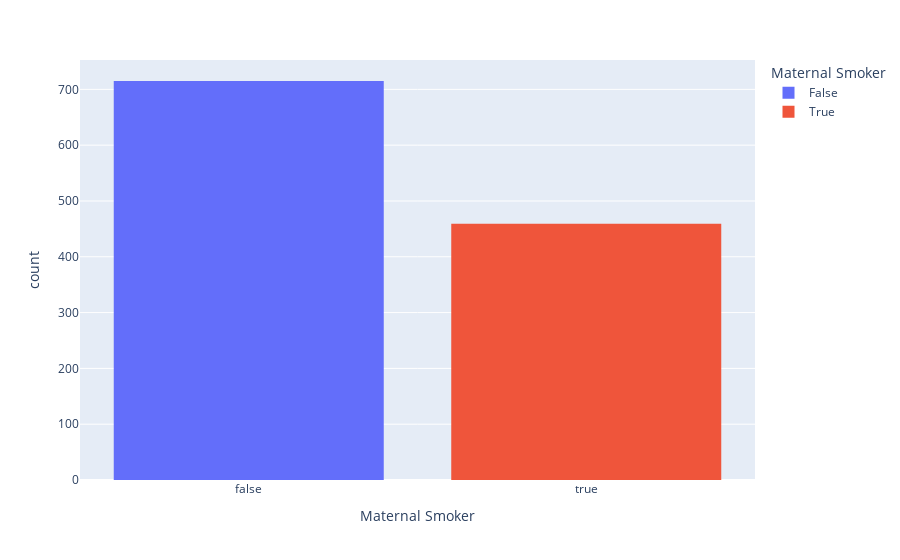

Notebook cell for this chart:
### Markdown cell above
### plotly (plots are interactive)

### Code cell
import plotly.express as px
px.histogram(births,x="Maternal Smoker",color = "Maternal Smoker")

### Figure 1 — Plotly figure (JSON) as saved in the notebook; plotly's stock layout.template omitted (floating-point values rounded to 4 significant figures; data arrays with more than 128 entries replaced by an {"elided": "..."} marker saying what was removed)
{"data": [{"alignmentgroup": "True", "bingroup": "x", "hovertemplate": "Maternal Smoker=%{x}<br>count=%{y}<extra></extra>", "legendgroup": "False", "marker": {"color": "#636efa", "pattern": {"shape": ""}}, "name": "False", "offsetgroup": "False", "orientation": "v", "showlegend": true, "type": "histogram", "x": {"elided": "715 bool values"}, "xaxis": "x", "yaxis": "y"}, {"alignmentgroup": "True", "bingroup": "x", "hovertemplate": "Maternal Smoker=%{x}<br>count=%{y}<extra></extra>", "legendgroup": "True", "marker": {"color": "#EF553B", "pattern": {"shape": ""}}, "name": "True", "offsetgroup": "True", "orientation": "v", "showlegend": true, "type": "histogram", "x": {"elided": "459 bool values"}, "xaxis": "x", "yaxis": "y"}], "layout": {"autosize": true, "barmode": "relative", "legend": {"title": {"text": "Maternal Smoker"}, "tracegroupgap": 0}, "margin": {"t": 60}, "xaxis": {"anchor": "y", "autorange": true, "categoryarray": [false, true], "categoryorder": "array", "domain": [0, 1], "range": [-0.5, 1.5], "title": {"text": "Maternal Smoker"}, "type": "category"}, "yaxis": {"anchor": "x", "autorange": true, "domain": [0, 1], "range": [0, 752.6], "title": {"text": "count"}}}}
